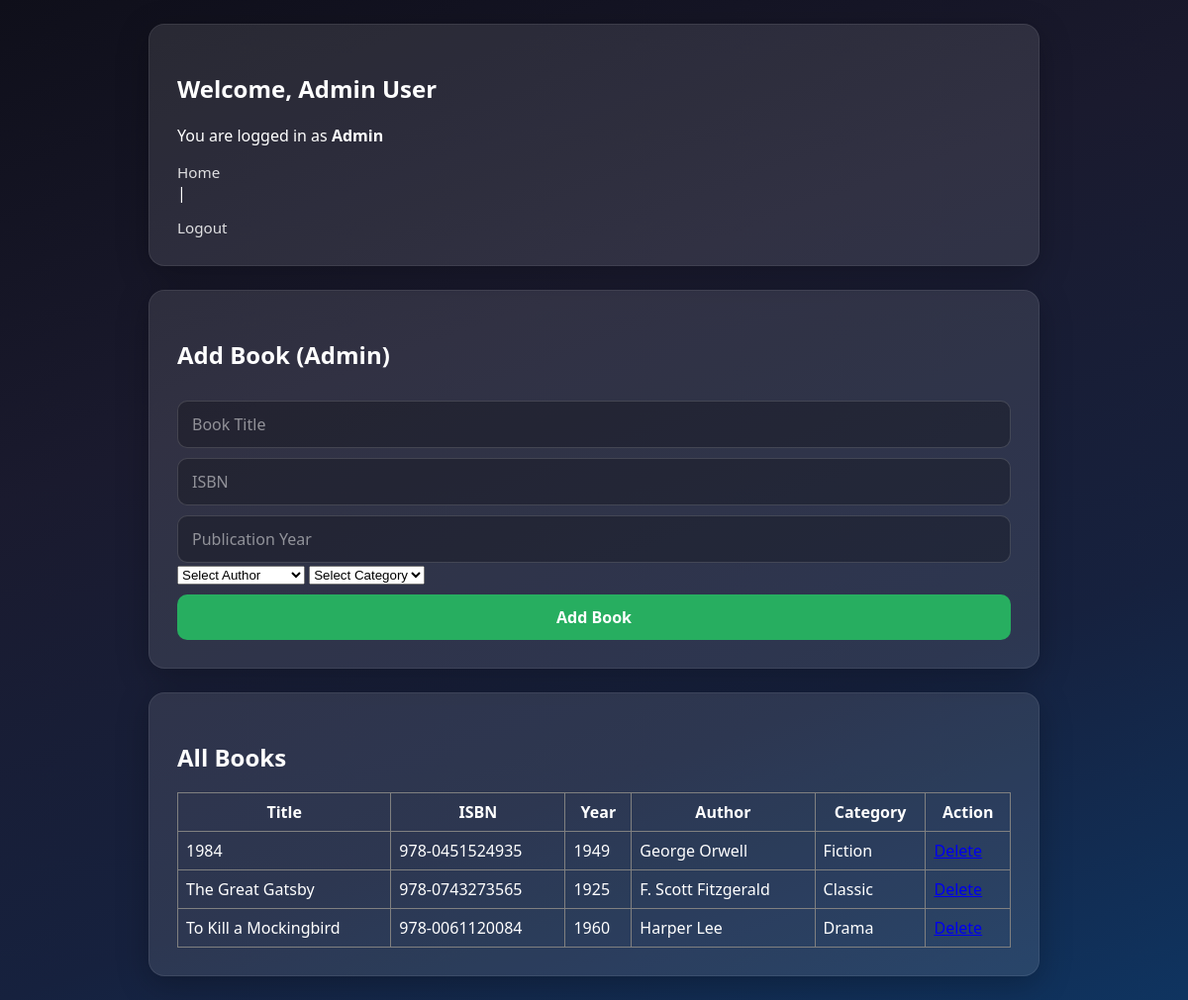
/api/books.php (signed in), run on the app's committed database.
### tables this page shows
CREATE TABLE `book` (
  `Book_ID` int(11) NOT NULL,
  `Title` varchar(255) NOT NULL,
  `ISBN` varchar(20) DEFAULT NULL,
  `Publication_Year` year(4) DEFAULT NULL,
  `Author_ID` int(11) NOT NULL,
  `Category_ID` int(11) NOT NULL
);

CREATE TABLE `author` (
  `Author_ID` int(11) NOT NULL,
  `Author_Name` varchar(150) NOT NULL
);

CREATE TABLE `category` (
  `Category_ID` int(11) NOT NULL,
  `Category_Name` varchar(100) NOT NULL
);

### api/books.php (the view, shortened to what this page needs)
<?php
include 'db.php';
$isAdmin = isset($_SESSION['role']) && $_SESSION['role'] === 'Admin';
$books = mysqli_query($conn, "
    SELECT b.*, a.Author_Name, c.Category_Name
    FROM book b
    JOIN author a ON b.Author_ID = a.Author_ID
    JOIN category c ON b.Category_ID = c.Category_ID
    ORDER BY b.Title ASC
");
?>
<!DOCTYPE html>
<html lang="en">
<head>
<link rel="stylesheet" href="style.css">
</head>
<body class="center-wrapper" style="display:block; padding:24px;">
<div class="card" style="max-width:900px; margin:0 auto 24px;">
<h2>Welcome, <?php echo htmlspecialchars($_SESSION['name'] ?? 'Reader'); ?></h2>
<p>You are logged in as <strong><?php echo htmlspecialchars($_SESSION['role'] ?? 'Member'); ?></strong></p>
<a class="link" href="../index.html">Home</a> |
<a class="link" href="logout.php">Logout</a>
</div>
<?php if ($isAdmin) { ?>
<div class="card" style="max-width:900px; margin:0 auto 24px;">
<h2>Add Book (Admin)</h2>
<form method="POST">
<input type="text" name="title" placeholder="Book Title" required>
<input type="text" name="isbn" placeholder="ISBN">
<input type="number" name="year" placeholder="Publication Year" min="1000" max="2100">
<select name="author" required>
<option value="">Select Author</option>
</select>
<select name="category" required>
<option value="">Select Category</option>
</select>
<button type="submit" name="add_book">Add Book</button>
</form>
</div>
<?php } ?>
<div class="card" style="max-width:900px; margin:0 auto;">
<h2>All Books</h2>
<table border="1" width="100%" cellpadding="8" style="border-collapse:collapse;">
<tr>
<th>Title</th>
<th>ISBN</th>
<th>Year</th>
<th>Author</th>
<th>Category</th>
<?php if ($isAdmin) { ?><th>Action</th><?php } ?>
</tr>
<?php while ($b = mysqli_fetch_assoc($books)) { ?>
<tr>
<td><?php echo htmlspecialchars($b['Title']); ?></td>
<td><?php echo htmlspecialchars($b['ISBN'] ?? 'N/A'); ?></td>
<td><?php echo htmlspecialchars($b['Publication_Year'] ?? 'N/A'); ?></td>
<td><?php echo htmlspecialchars($b['Author_Name']); ?></td>
<td><?php echo htmlspecialchars($b['Category_Name']); ?></td>
<?php if ($isAdmin) { ?>
<td><a href="books.php?delete=<?php echo (int) $b['Book_ID']; ?>">Delete</a></td>
<?php } ?>
</tr>
<?php } ?>
</table>
</div>
</body>
</html>

### api/style.css (style rules this page uses)
*,*::before,*::after { box-sizing:border-box; }
html { scroll-behavior:smooth; }
html,body { margin:0; padding:0; min-height:100%; background:linear-gradient(160deg,#0f0f1a 0%,#1a1a2e 35%,#16213e 70%,#0f3460 100%); background-attachment:fixed; color:#e8e8e8; font-family:'DM Sans',system-ui,-apple-system,sans-serif; -webkit-font-smoothing:antialiased; }
body { padding:0; max-width:1000px; margin:0 auto; min-height:100vh; display:flex; flex-direction:column; }
.center-wrapper { display:flex; justify-content:center; align-items:center; min-height:100vh; padding:24px; }
.card { background:rgba(255,255,255,0.1); padding:28px; border-radius:16px; max-width:420px; width:100%; box-shadow:0 8px 32px rgba(0,0,0,0.25); color:#fff; border:1px solid rgba(255,255,255,0.08); animation:fadeInUp 0.5s ease-out; }
input,button { width:100%; padding:12px 14px; margin-top:10px; border-radius:10px; border:1px solid rgba(255,255,255,0.15); font-family:inherit; font-size:1rem; }
input { background:rgba(0,0,0,0.25); color:#fff; }
input::placeholder { color:rgba(255,255,255,0.5); }
button { background:#27ae60; color:#fff; border:none; cursor:pointer; font-weight:600; transition:background 0.2s, transform 0.15s; }
.link { display:block; margin-top:14px; color:rgba(255,255,255,0.85); text-decoration:none; font-size:0.95rem; transition:opacity 0.2s; }

### data on the page
book: Title "1984", ISBN "978-0451524935", Publication_Year "1949", Author_ID.Author_Name "George Orwell", Category_ID.Category_Name "Fiction"
book: Title "The Great Gatsby", ISBN "978-0743273565", Publication_Year "1925", Author_ID.Author_Name "F. Scott Fitzgerald", Category_ID.Category_Name "Classic"
book: Title "To Kill a Mockingbird", ISBN "978-0061120084", Publication_Year "1960", Author_ID.Author_Name "Harper Lee", Category_ID.Category_Name "Drama"

### other printed values
$_SESSION['name'] "Admin User"
$_SESSION['role'] "Admin"
